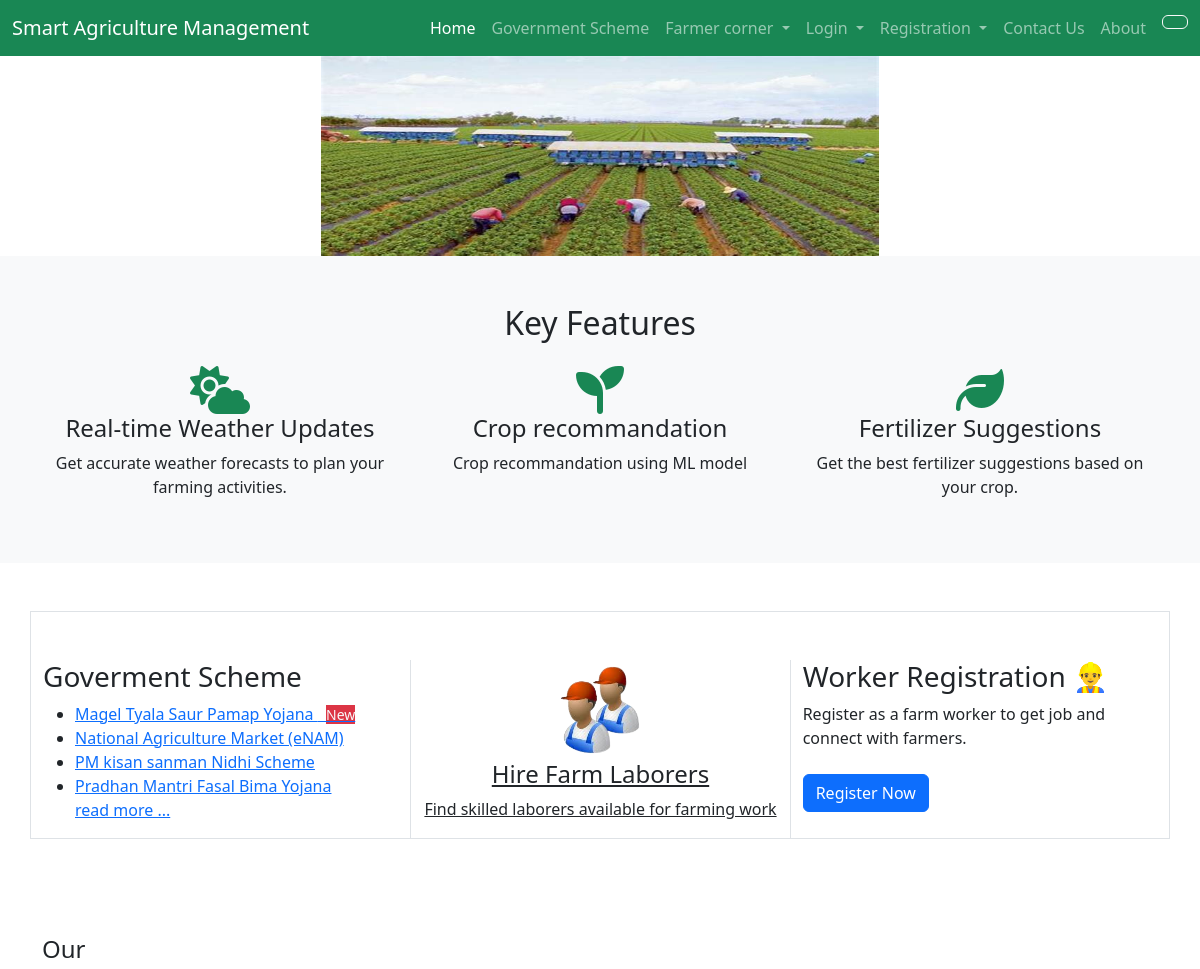
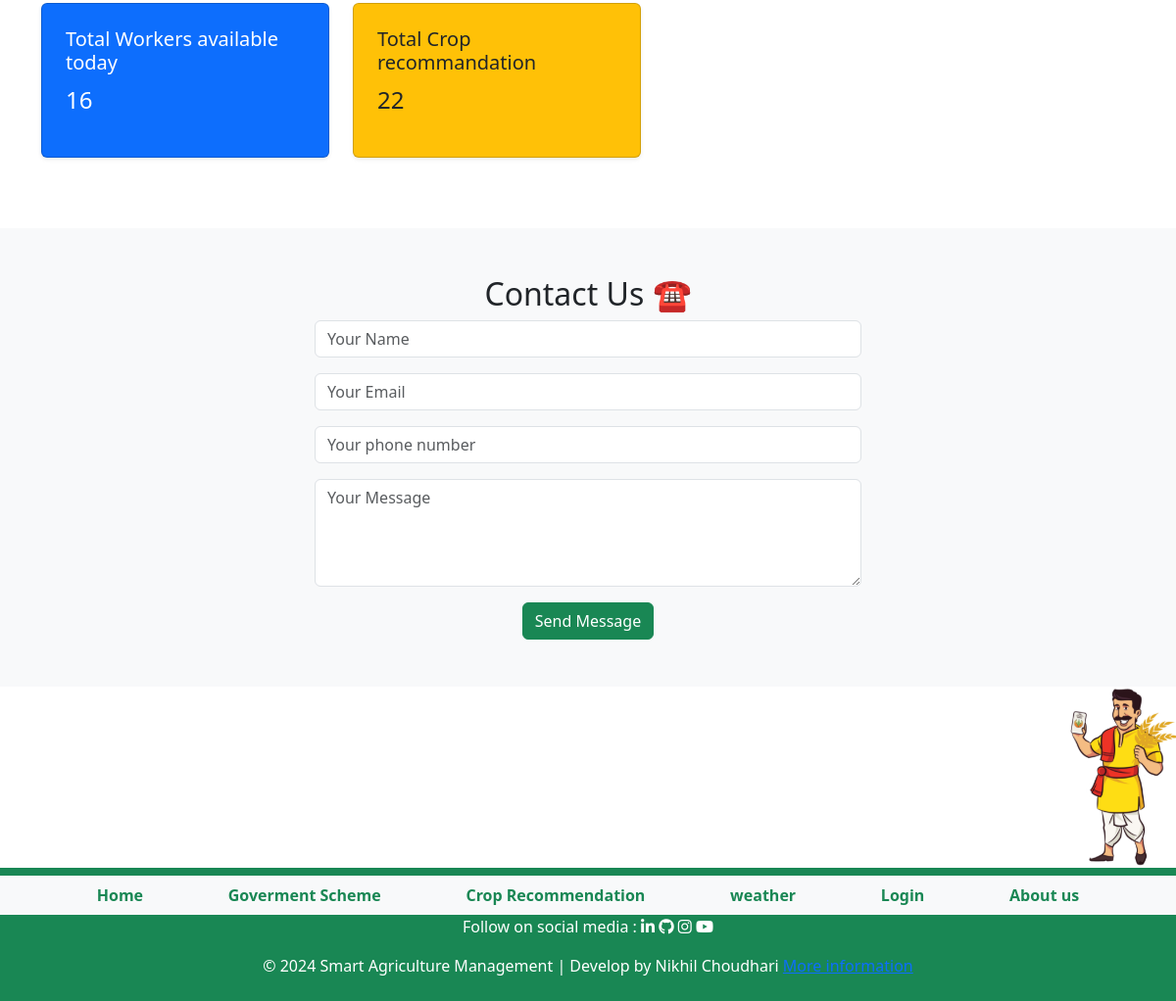
The page / on the database its author committed (2 pictures, top to bottom).
### office/models.py (models this page shows, shortened)
class Scheme(models.Model):
    title = models.CharField(max_length=50)
    titleimg = models.ImageField(upload_to='scheme_images/')
    desc = models.TextField()
    officialweb = models.URLField(blank=True, null=True)
    ytVideo = models.URLField(blank=True, null=True)
    slug = models.SlugField(unique=True, blank=True)
    date = models.DateTimeField(auto_now_add=True)

### agri/views.py (the view, shortened to what this page needs)
# urls.py: 2. Add a URL to urlpatterns:  path('', views.home, name='home')
def home(request):
    countFarmer = FarmerInfo.objects.count()
    available_workers = worker.objects.filter(availabillity=True).count()
    top5_schemes = Scheme.objects.order_by('-id')[:5]
    count = {
        'registerFarmer': countFarmer,
        'availableWorker': available_workers,
        'top5_schemes': top5_schemes
    }
    return render(request, 'index.html', count)

### templates/index.html (shortened to what this page needs)
<!DOCTYPE html>
<html lang="en">
  <head>
    <link rel="stylesheet" href="https://cdn.jsdelivr.net/npm/bootstrap@5.3.0/dist/css/bootstrap.min.css" />
    <link rel="stylesheet" href="https://cdnjs.cloudflare.com/ajax/libs/font-awesome/6.4.2/css/all.min.css" />
    <link rel="stylesheet" href="/static/CSS/styles.css" />
  </head>
  <body>
    {% include 'header.html' %}
    <header class="hero-section d-flex">
      <div class="container text-center text-white">
        <img src="static/img/homeImg.jpeg" alt="" height="200px" width="50%" />
      </div>
    </header>
    <section id="features" class="py-5 bg-light">
      <div class="container text-center">
        <h2 class="mb-4">Key Features</h2>
        <div class="row">
          <div class="col-md-4 text-decoration-none">
            <a href="weather/" class="text-dark text-underline-none" style="color: inherit; text-decoration: none; size: 20%;">
              <i class="fa fa-cloud-sun fa-3x text-success"></i>
              <h4>Real-time Weather Updates</h4>
              <p>Get accurate weather forecasts to plan your farming activities.</p>
            </a>
          </div>
          <div class="col-md-4 text-decoration-none">
            <a href="recommend-crop/" class="text-dark text-underline-none" style="color: inherit; text-decoration: none; size: 20%;">
              <i class="fa fa-seedling fa-3x text-success"></i>
              <h4>Crop recommandation</h4>
              <p>Crop recommandation using ML model</p>
            </a>
          </div>
            <div class="col-md-4">
                <a href="{% url 'fertilizer_suggestion' %}" class="text-dark text-underline-none" style="color: inherit; text-decoration: none; size: 20%;">
                  <i class="fa fa-leaf fa-3x text-success"></i>
              </a>
              <h4>Fertilizer Suggestions</h4>
              <p>Get the best fertilizer suggestions based on your crop.</p>
          </div>
        </div>
      </div>
    </section>
    <section id="about" class="py-5">
      <div class="container text-center">
        <div class="row border pt-5">
          <div class="col-md-4 text-start">
            <h3>Goverment Scheme</h3>
            <ul>
                {% for scheme in top5_schemes %}
                <li>
                  <a href="{% url 'scheme_detail' scheme.slug %}">
                    {{ scheme.title }}
                    {% if forloop.first %}
                      &nbsp; <small class="bg-danger text-light">New</small>
                    {% endif %}
                  </a>
                </li>
                {% endfor %}
              <a href="{% url 'government_scheme' %}">read more ...</a>
            </ul>
          </div>
          <div class="col-md-4 border-start">
            <a href="/available-laborers/" class="text-dark">
              <img src="/static/img/icons/worker.png" alt="bg-success Farm Laborers" height="100" />
              <h4>Hire Farm Laborers</h4>
              <p>Find skilled laborers available for farming work</p>
            </a>
          </div>
          <div class="col-md-4 text-start border-start">
            <h3>Worker Registration 👷‍♂️</h3>
            <p>Register as a farm worker to get job and connect with farmers.</p>
            <a href="{% url 'worker_registration' %}" class="btn btn-primary mt-2">Register Now</a>
        </div>
        </div>
      </div>
    </section>
    <div class="container py-5">
      <div class="col-md-10">
        <div class="header">
          <h4>Our</h4>
        </div>
        <div class="content">
          <div class="row">
            <div class="col-md-4 mb-4">
              <div class="card shadow-sm p-4 bg-primary text-white">
                <h5>Total Workers available today</h5>
                <p class="fs-4">{{ availableWorker }}</p>
              </div>
            </div>
            <div class="col-md-4 mb-4">
              <div class="card shadow-sm p-4 bg-warning text-dark">
                <h5>Total Crop recommandation</h5>
                <p class="fs-4">22</p>
              </div>
            </div>
          </div>
        </div>
      </div>
    </div>
    <section id="contact" class="py-5 bg-light">
      <div class="container text-center">
        <h2>Contact Us ☎️</h2>
        <form method="POST" class="w-50 mx-auto">
          <div class="mb-3">
            <input type="text" name="name" class="form-control" placeholder="Your Name" required />
          </div>
          <div class="mb-3">
            <input type="email" name="email" class="form-control" placeholder="Your Email" required />
          </div>
          <div class="mb-3">
            <input type="text" name="phone" class="form-control" placeholder="Your phone number" required />
          </div>
          <div class="mb-3">
            <textarea name="message" class="form-control" rows="4" placeholder="Your Message" required></textarea>
          </div>
          <button type="submit" class="btn btn-success">Send Message</button>
        </form>
      </div>
    </section>
    <section class="sticky-bottom-right align-item-end container">
      <img src="static/img/pmfby-mascot-linkflip.svg" alt="Mascot" />
    </section>
    {% include 'footer.html' %}

### static/CSS/styles.css (style rules this page uses)
.sticky-bottom-right { position: sticky; bottom: 20px; right: 0; margin-right: 20px; max-width: 100px; z-index: 1000; }

### rows shown on the page
Scheme: title "Magel Tyala Saur Pamap Yojana", shows "New"
Scheme: title "National Agriculture Market (eNAM)"
Scheme: title "PM kisan sanman Nidhi Scheme"
Scheme: title "Pradhan Mantri Fasal Bima Yojana"

### other values the page prints
{{ availableWorker }} "16"
